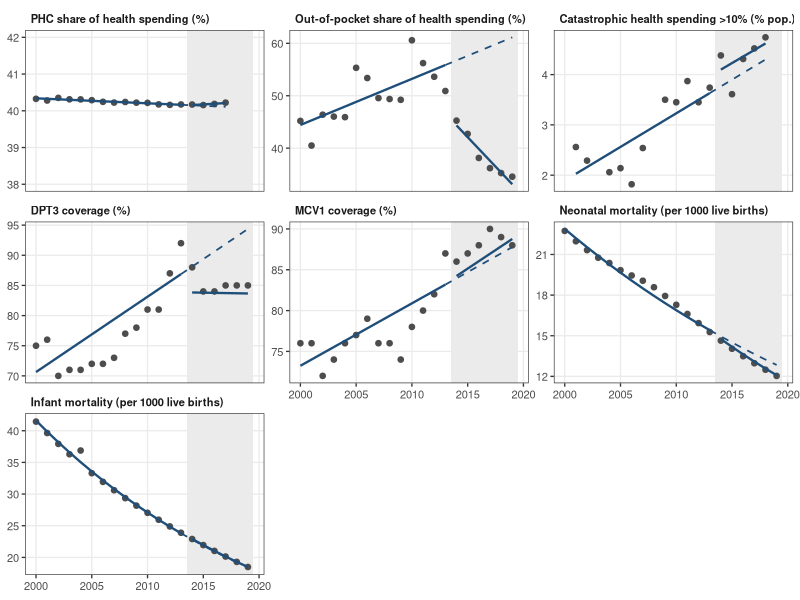

Generate this figure with R: (Note: this script raises an error after producing the figure.)
# Out-of-pocket share, catastrophic spending and primary care spending after
# Indonesia's national health insurance: an interrupted time series analysis, 2000-2019
# Segmented regression, interruption = 2014 (JKN launch)
# Cinta Nurindah Sari

library(tidyverse)
library(readxl)
library(sandwich)
library(lmtest)
library(nlme)

dat <- read_excel("../phc_master_file_v2.xlsx") %>%
  arrange(year) %>%
  transmute(
    year,
    phc_share = phc_share_mil * 100,
    oop  = oop_share * 100,
    # WHO's CHE estimates switch to a reprocessed Susenas series from 2019
    # (IDN_2019_SUSENAS-CC2), and the Sept 2019 Susenas changed the OOP questions
    che  = if_else(year <= 2018, che_incidence * 100, NA_real_),
    dpt3 = dpt3_coverage * 100,
    mcv1 = mcv1_coverage * 100,
    nmr  = nmr * 100,   # stored per 100 live births in the master file
    imr  = imr * 100
  )

outcomes <- tribble(
  ~var,        ~label,                                        ~logged,
  "phc_share", "PHC share of health spending (%)",            FALSE,
  "oop",       "Out-of-pocket share of health spending (%)",  FALSE,
  "che",       "Catastrophic health spending >10% (% pop.)",  FALSE,
  "dpt3",      "DPT3 coverage (%)",                           FALSE,
  "mcv1",      "MCV1 coverage (%)",                           FALSE,
  "nmr",       "Neonatal mortality (per 1000 live births)",   TRUE,
  "imr",       "Infant mortality (per 1000 live births)",     TRUE
)

its_data <- function(var, logged = FALSE, start = 2014, from = 2000, to = 2019) {
  dat %>%
    filter(between(year, from, to)) %>%
    mutate(y = .data[[var]],
           t = year - 2000,
           post = as.numeric(year >= start),
           t_post = pmax(0, year - start)) %>%
    filter(!is.na(y)) %>%
    mutate(y = if (logged) log(y) else y)
}


# Descriptives ------------------------------------------------------------

table1 <- outcomes %>%
  mutate(d = map(var, ~ dat %>% select(year, y = all_of(.x)) %>% drop_na())) %>%
  transmute(
    Outcome = label,
    Years = map_int(d, nrow),
    `2000` = map_dbl(d, ~ .x$y[.x$year == 2000][1]),
    `Mean 2000-2013` = map_dbl(d, ~ mean(.x$y[.x$year < 2014])),
    `2013` = map_dbl(d, ~ .x$y[.x$year == 2013][1]),
    `Mean 2014-2019` = map_dbl(d, ~ mean(.x$y[.x$year >= 2014])),
    `2019` = map_dbl(d, ~ .x$y[.x$year == 2019][1])
  ) %>%
  mutate(across(where(is.double), ~ round(.x, 2)))

table1


# ITS models --------------------------------------------------------------

# y = b0 + b1*t + b2*post + b3*t_post
# b2 = level change in 2014, b3 = change in annual trend after 2014
#
# Main model: GLS with AR(1) errors, which handles autocorrelation better than
# OLS + Newey-West in short series (Turner et al. 2021, BMC Med Res Methodol).
# Fitted by ML because REML pushed rho to the boundary (1.0) for DPT3, MCV1
# and NMR. Sensitivity: OLS with Newey-West SEs, 2015 as the interruption, and
# a shorter pre-period (2005 onwards). Placebo: fake interruptions in 2006-2011
# using pre-JKN years only.

its_model <- function(d, method) {
  if (method == "ar1") {
    m <- gls(y ~ t + post + t_post, data = d,
             correlation = corAR1(form = ~ t), method = "ML")
    list(b = coef(m), V = vcov(m),
         rho = coef(m$modelStruct$corStruct, unconstrained = FALSE)[[1]])
  } else {
    m <- lm(y ~ t + post + t_post, data = d)
    list(b = coef(m), V = NeweyWest(m, lag = 1, prewhite = FALSE),
         rho = NA_real_)
  }
}

its_fit <- function(var, logged = FALSE, start = 2014, method = "ar1",
                    from = 2000, to = 2019) {
  d <- its_data(var, logged, start, from, to)
  fit <- its_model(d, method)

  L <- rbind(pre_trend = c(0, 1, 0, 0),
             level     = c(0, 0, 1, 0),
             slope     = c(0, 0, 0, 1))

  est <- drop(L %*% fit$b)
  se  <- sqrt(diag(L %*% fit$V %*% t(L)))
  df  <- nrow(d) - 4
  q   <- qt(0.975, df)

  res <- tibble(term = rownames(L), est, lo = est - q * se, hi = est + q * se,
                p = 2 * pt(-abs(est / se), df), n = nrow(d), rho = fit$rho)

  # log outcomes reported as % change
  if (logged) res <- res %>% mutate(across(c(est, lo, hi), ~ 100 * (exp(.x) - 1)))
  res
}

fmt <- function(est, lo, hi) sprintf("%.2f (%.2f, %.2f)", est, lo, hi)

run_all <- function(...) {
  outcomes %>%
    mutate(res = map2(var, logged, function(v, lg) its_fit(v, lg, ...))) %>%
    unnest(res)
}

main <- run_all()

table2 <- main %>%
  mutate(value = fmt(est, lo, hi)) %>%
  select(Outcome = label, n, rho, term, value) %>%
  pivot_wider(names_from = term, values_from = value) %>%
  transmute(Outcome, n,
            `Pre-JKN trend per year` = pre_trend,
            `Level change in 2014` = level,
            `Trend change per year` = slope,
            `AR(1) rho` = round(rho, 2))

table2


# Sensitivity -------------------------------------------------------------

sens <- bind_rows(
  main %>% mutate(model = "GLS AR(1), 2014 (main)"),
  run_all(method = "nw") %>% mutate(model = "OLS Newey-West, 2014"),
  run_all(start = 2015) %>% mutate(model = "GLS AR(1), 2015"),
  run_all(from = 2005) %>% mutate(model = "GLS AR(1), 2014, data from 2005")
)

level_slope_table <- function(x, group) {
  x %>%
    filter(term %in% c("level", "slope")) %>%
    mutate(value = fmt(est, lo, hi),
           term = recode(term, level = "Level change", slope = "Trend change per year")) %>%
    select(Outcome = label, all_of(group), term, value) %>%
    pivot_wider(names_from = term, values_from = value) %>%
    arrange(factor(Outcome, levels = outcomes$label))
}

tableS1 <- sens %>% rename(Model = model) %>% level_slope_table("Model")
tableS1

placebo <- map_dfr(2006:2011, ~ run_all(start = .x, to = 2013) %>% mutate(start = .x))

tableS2 <- placebo %>%
  rename(`Placebo interruption` = start) %>%
  level_slope_table("Placebo interruption")
tableS2


# Figure ------------------------------------------------------------------

fig_data <- outcomes %>%
  mutate(d = map2(var, logged, function(v, lg) {
    d <- its_data(v, lg)
    b <- its_model(d, "ar1")$b
    back <- if (lg) exp else identity
    d %>% mutate(observed = back(y),
                 fitted = back(b[1] + b[2] * t + b[3] * post + b[4] * t_post),
                 counterfactual = if_else(year >= 2013, back(b[1] + b[2] * t), NA_real_))
  })) %>%
  select(label, d) %>%
  unnest(d) %>%
  mutate(label = factor(label, levels = outcomes$label),
         period = if_else(year >= 2014, "post", "pre"))

fig1 <- ggplot(fig_data, aes(year)) +
  annotate("rect", xmin = 2013.5, xmax = 2019.5, ymin = -Inf, ymax = Inf,
           fill = "grey92") +
  geom_point(aes(y = observed), size = 1.6, colour = "grey30") +
  geom_line(aes(y = fitted, group = period), colour = "#1f4e79", linewidth = 0.8) +
  geom_line(aes(y = counterfactual), colour = "#1f4e79", linetype = "dashed",
            linewidth = 0.6, na.rm = TRUE) +
  # wider y range for PHC share so 0.1-point wiggles don't look like real change
  geom_blank(data = tibble(year = 2000, observed = c(38, 42),
                           label = factor(outcomes$label[1], levels = outcomes$label)),
             aes(y = observed)) +
  facet_wrap(~ label, scales = "free_y", ncol = 3) +
  scale_x_continuous(breaks = seq(2000, 2020, 5)) +
  labs(x = NULL, y = NULL) +
  theme_bw(base_size = 10) +
  theme(panel.grid.minor = element_blank(),
        strip.background = element_blank(),
        strip.text = element_text(face = "bold", hjust = 0))

fig1


# Save --------------------------------------------------------------------

write_csv(table1, "../../05_results/table1_descriptives.csv")
write_csv(table2, "../../05_results/table2_its_main.csv")
write_csv(tableS1, "../../05_results/tableS1_sensitivity.csv")
write_csv(tableS2, "../../05_results/tableS2_placebo.csv")
write_csv(sens %>% select(model, var, term, est, lo, hi, p, n, rho),
          "../../05_results/its_estimates_all.csv")

ggsave("../../06_outputs/fig1_its.png", fig1, width = 9, height = 7, dpi = 300)
ggsave("../../06_outputs/fig1_its.pdf", fig1, width = 9, height = 7)
